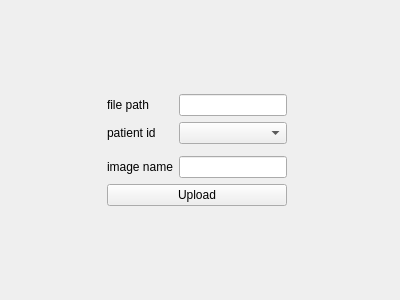
<?xml version="1.0" encoding="UTF-8"?>
<ui version="4.0">
 <class>UploadForm</class>
 <widget class="QDialog" name="UploadForm">
  <property name="geometry">
   <rect>
    <x>0</x>
    <y>0</y>
    <width>400</width>
    <height>300</height>
   </rect>
  </property>
  <property name="windowTitle">
   <string>UploadFile</string>
  </property>
  <property name="styleSheet">
   <string notr="true"/>
  </property>
  <layout class="QGridLayout" name="gridLayout">
   <item row="3" column="0" rowspan="2">
    <spacer name="horizontalSpacer">
     <property name="orientation">
      <enum>Qt::Horizontal</enum>
     </property>
     <property name="sizeHint" stdset="0">
      <size>
       <width>65</width>
       <height>20</height>
      </size>
     </property>
    </spacer>
   </item>
   <item row="2" column="1">
    <widget class="QLabel" name="label">
     <property name="text">
      <string>file path</string>
     </property>
    </widget>
   </item>
   <item row="2" column="2" colspan="2">
    <widget class="QLineEdit" name="filePathEdit"/>
   </item>
   <item row="3" column="1">
    <widget class="QLabel" name="label_2">
     <property name="text">
      <string>patient id</string>
     </property>
    </widget>
   </item>
   <item row="5" column="1">
    <widget class="QLabel" name="label_3">
     <property name="text">
      <string>image name</string>
     </property>
    </widget>
   </item>
   <item row="5" column="2" colspan="2">
    <widget class="QLineEdit" name="imageNameEdit"/>
   </item>
   <item row="3" column="4">
    <spacer name="horizontalSpacer_2">
     <property name="orientation">
      <enum>Qt::Horizontal</enum>
     </property>
     <property name="sizeHint" stdset="0">
      <size>
       <width>33</width>
       <height>20</height>
      </size>
     </property>
    </spacer>
   </item>
   <item row="3" column="2" colspan="2">
    <widget class="QComboBox" name="patientIDSelector"/>
   </item>
   <item row="2" column="4">
    <widget class="QPushButton" name="openFileBtn">
     <property name="sizePolicy">
      <sizepolicy hsizetype="Fixed" vsizetype="Fixed">
       <horstretch>0</horstretch>
       <verstretch>0</verstretch>
      </sizepolicy>
     </property>
     <property name="text">
      <string/>
     </property>
     <property name="icon">
      <iconset>
       <normalon>:/icon/resources/icon/open_folder.png</normalon>
      </iconset>
     </property>
     <property name="iconSize">
      <size>
       <width>25</width>
       <height>25</height>
      </size>
     </property>
     <property name="flat">
      <bool>true</bool>
     </property>
    </widget>
   </item>
   <item row="1" column="2">
    <spacer name="verticalSpacer">
     <property name="orientation">
      <enum>Qt::Vertical</enum>
     </property>
     <property name="sizeHint" stdset="0">
      <size>
       <width>20</width>
       <height>43</height>
      </size>
     </property>
    </spacer>
   </item>
   <item row="7" column="2">
    <spacer name="verticalSpacer_2">
     <property name="orientation">
      <enum>Qt::Vertical</enum>
     </property>
     <property name="sizeHint" stdset="0">
      <size>
       <width>20</width>
       <height>43</height>
      </size>
     </property>
    </spacer>
   </item>
   <item row="6" column="1" colspan="3">
    <widget class="QPushButton" name="uploadFileBtn">
     <property name="text">
      <string>Upload</string>
     </property>
    </widget>
   </item>
  </layout>
 </widget>
 <resources/>
 <connections/>
</ui>
